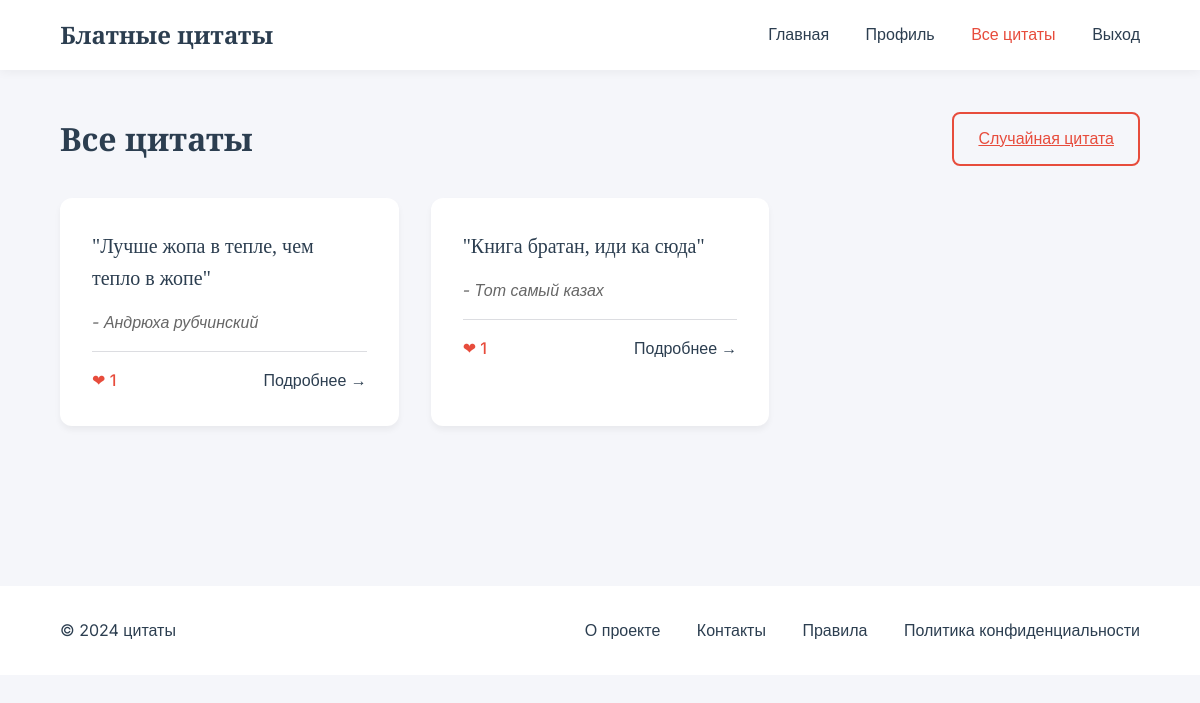
/quotes (signed in), run on an earlier commit of the app's database.
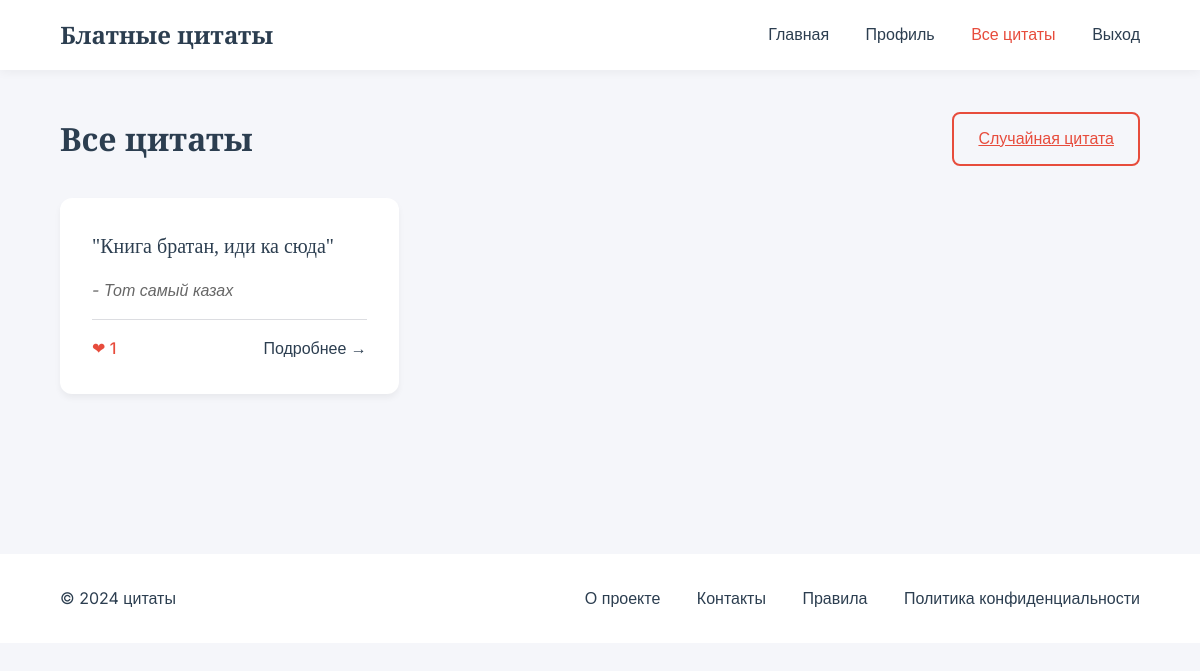
And on a later commit of the database.
### app.py (models this page shows)
class Quote(db.Model):
    id = db.Column(db.Integer, primary_key=True)
    text = db.Column(db.Text, nullable=False)
    author = db.Column(db.String(100), nullable=False)
    likes = db.Column(db.Integer, default=0)
    views = db.Column(db.Integer, default=0)
    user_id = db.Column(db.Integer, db.ForeignKey('user.id'))
    category_id = db.Column(db.Integer, db.ForeignKey('categories.id'), nullable=False)
    category = db.relationship('Category', back_populates='quotes_list')
    user_likes = db.relationship('UserLikes', back_populates='quote')

### app.py (the view)
@app.route('/quotes')
@login_required
def all_quotes():
    quotes = Quote.query.order_by(Quote.id.desc()).all()
    return render_template('all_quotes.html', quotes=quotes)

### app.py (called while the page is built)
@login_manager.user_loader
def load_user(user_id):
    return User.query.get(int(user_id))

### templates/all_quotes.html (shortened to what this page needs)
<!DOCTYPE html>
<html lang="ru">
<head>
    <link rel="stylesheet" href="{{ url_for('static', filename='home.css') }}">
</head>
<body>
    <header>
        <nav class="navbar">
            <div class="logo">Блатные цитаты</div>
            <div class="nav-links">
                <a href="{{ url_for('home') }}">Главная</a>
                <a href="{{ url_for('profile') }}">Профиль</a>
                <a href="{{ url_for('all_quotes') }}" class="active">Все цитаты</a>
                <a href="{{ url_for('logout') }}">Выход</a>
            </div>
        </nav>
    </header>
    <main>
        <section class="quotes-section">
            <div class="section-header">
                <h2>Все цитаты</h2>
                <a href="{{ url_for('random_quote') }}" class="random-button">Случайная цитата</a>
            </div>
            <div class="quotes-grid">
                {% if quotes %}
                    {% for quote in quotes %}
                    <div class="quote-card">
                        <div class="quote-text">"{{ quote.text }}"</div>
                        <div class="quote-author">- {{ quote.author }}</div>
                        <div class="quote-meta">
                            <span class="likes">❤ {{ quote.likes }}</span>
                            <a href="{{ url_for('view_quote', quote_id=quote.id) }}" class="more-link">Подробнее →</a>
                        </div>
                    </div>
                    {% endfor %}
                {% else %}
                    <p>Цитаты отсутствуют.</p>
                {% endif %}
            </div>
        </section>
    </main>
    <footer>
        <div class="footer-content">
            <p>&copy; 2024 цитаты</p>
            <div class="footer-links">
                <a href="info_project">О проекте</a>
                <a href="contact">Контакты</a>
                <a href="rules">Правила</a>
                <a href="musarskoe">Политика конфиденциальности</a>
            </div>
        </div>
    </footer>
</body>
</html>

What changed in the data, as far as the page shows it:
removed Quote: text "Лучше жопа в тепле, чем тепло в жопе", author "Андрюха рубчинский", likes "1"
